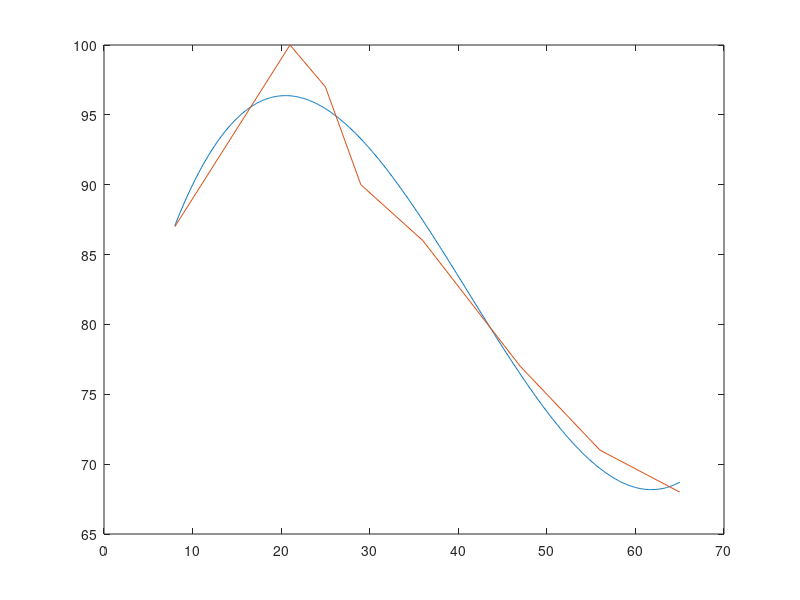

The MATLAB script that drew this image: (Note: this script raises an error after producing the figure.)
x=[8,13,16,21,25,29,36,47,56,65];
y=[87,92,95,100,97,90,86,77,71,68];

p = polyfit(x,y,3)
x2=8:0.1:65;
y2=polyval(p,x2);
plot(x2,y2)
hold on;
plot(x,y);
syms x f(x)
f(x)=poly2sym(p,x)

